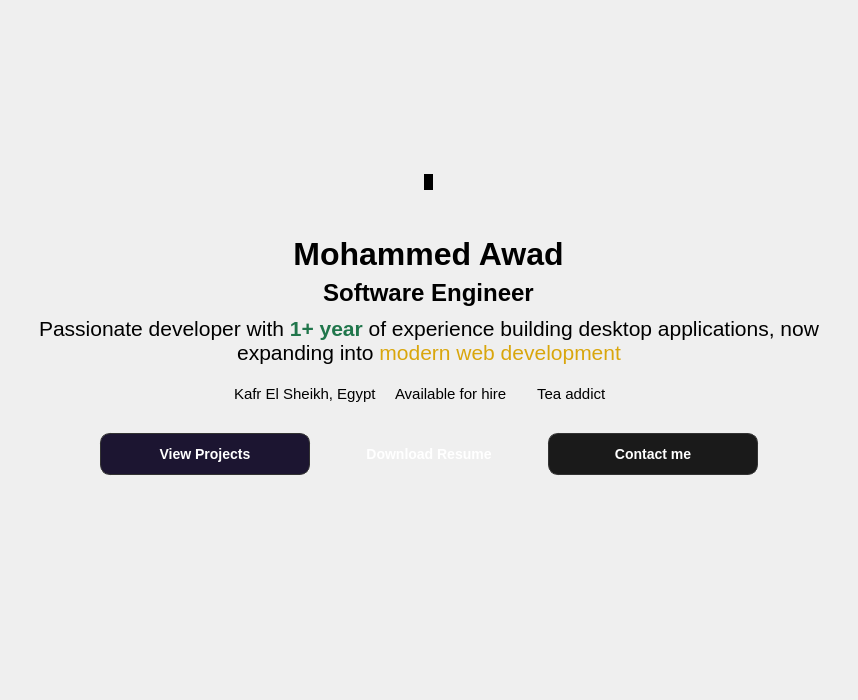
                      <widget class="QWidget" name="firstPageFrame" native="true">
                       <property name="minimumSize">
                        <size>
                         <width>0</width>
                         <height>700</height>
                        </size>
                       </property>
                       <property name="styleSheet">
                        <string notr="true">QWidget#firstPageFrame {
    background: qlineargradient(
        x1: 0, y1: 0,
        x2: 0, y2: 1,
        stop: 0.2     #1a2c5e,   /* Deep navy (top) */
        stop: 0.5   #1f2c5f,   /* Mid transition blue */
        stop: 1    #402281    /* Rich deep royal purple (bottom) */
    );
    border: none;
}</string>
                       </property>
                       <layout class="QVBoxLayout" name="verticalLayout_20">
                        <property name="topMargin">
                         <number>9</number>
                        </property>
                        <item>
                         <spacer name="verticalSpacer_7">
                          <property name="orientation">
                           <enum>Qt::Orientation::Vertical</enum>
                          </property>
                          <property name="sizeHint" stdset="0">
                           <size>
                            <width>20</width>
                            <height>40</height>
                           </size>
                          </property>
                         </spacer>
                        </item>
                        <item alignment="Qt::AlignmentFlag::AlignHCenter|Qt::AlignmentFlag::AlignVCenter">
                         <widget class="QLabel" name="label_6">
                          <property name="maximumSize">
                           <size>
                            <width>200</width>
                            <height>200</height>
                           </size>
                          </property>
                          <property name="styleSheet">
                           <string notr="true">border: 1px solid ;
    border-radius: 100px;
background-color: rgb(0, 0, 0);</string>
                          </property>
                          <property name="text">
                           <string/>
                          </property>
                          <property name="pixmap">
                           <pixmap>../Qss/icons/me.png</pixmap>
                          </property>
                          <property name="scaledContents">
                           <bool>true</bool>
                          </property>
                         </widget>
                        </item>
                        <item>
                         <spacer name="verticalSpacer_5">
                          <property name="orientation">
                           <enum>Qt::Orientation::Vertical</enum>
                          </property>
                          <property name="sizeType">
                           <enum>QSizePolicy::Policy::Fixed</enum>
                          </property>
                          <property name="sizeHint" stdset="0">
                           <size>
                            <width>20</width>
                            <height>40</height>
                           </size>
                          </property>
                         </spacer>
                        </item>
                        <item alignment="Qt::AlignmentFlag::AlignHCenter|Qt::AlignmentFlag::AlignTop">
                         <widget class="QLabel" name="label_7">
                          <property name="font">
                           <font>
                            <pointsize>24</pointsize>
                           </font>
                          </property>
                          <property name="text">
                           <string>&lt;strong&gt;Mohammed Awad&lt;/strong&gt;</string>
                          </property>
                          <property name="alignment">
                           <set>Qt::AlignmentFlag::AlignCenter</set>
                          </property>
                         </widget>
                        </item>
                        <item alignment="Qt::AlignmentFlag::AlignHCenter|Qt::AlignmentFlag::AlignTop">
                         <widget class="QLabel" name="label_18">
                          <property name="font">
                           <font>
                            <pointsize>9</pointsize>
                           </font>
                          </property>
                          <property name="text">
                           <string>&lt;html&gt;&lt;head/&gt;&lt;body&gt;&lt;h1 style=&quot; margin-top:18px; margin-bottom:12px; margin-left:0px; margin-right:0px; -qt-block-indent:0; text-indent:0px;&quot;&gt;&lt;span style=&quot; font-size:xx-large; font-weight:700;&quot;&gt;Software Engineer&lt;/span&gt;&lt;/h1&gt;&lt;/body&gt;&lt;/html&gt;</string>
                          </property>
                          <property name="alignment">
                           <set>Qt::AlignmentFlag::AlignCenter</set>
                          </property>
                         </widget>
                        </item>
                        <item alignment="Qt::AlignmentFlag::AlignHCenter|Qt::AlignmentFlag::AlignTop">
                         <widget class="QLabel" name="label_19">
                          <property name="minimumSize">
                           <size>
                            <width>836</width>
                            <height>56</height>
                           </size>
                          </property>
                          <property name="maximumSize">
                           <size>
                            <width>836</width>
                            <height>56</height>
                           </size>
                          </property>
                          <property name="font">
                           <font>
                            <pointsize>16</pointsize>
                           </font>
                          </property>
                          <property name="text">
                           <string>&lt;html&gt;&lt;head/&gt;&lt;body&gt;&lt;p&gt;Passionate developer with &lt;span style=&quot; font-weight:700; color:#20764b;&quot;&gt;1+ year&lt;/span&gt; of experience building desktop applications, now expanding into &lt;span style=&quot; color:#d9a60c;&quot;&gt;modern web development&lt;/span&gt;&lt;/p&gt;&lt;/body&gt;&lt;/html&gt;</string>
                          </property>
                          <property name="alignment">
                           <set>Qt::AlignmentFlag::AlignCenter</set>
                          </property>
                          <property name="wordWrap">
                           <bool>true</bool>
                          </property>
                         </widget>
                        </item>
                        <item>
                         <widget class="QWidget" name="widget_10" native="true">
                          <layout class="QHBoxLayout" name="horizontalLayout_15">
                           <item>
                            <spacer name="horizontalSpacer">
                             <property name="orientation">
                              <enum>Qt::Orientation::Horizontal</enum>
                             </property>
                             <property name="sizeHint" stdset="0">
                              <size>
                               <width>40</width>
                               <height>20</height>
                              </size>
                             </property>
                            </spacer>
                           </item>
                           <item>
                            <widget class="QPushButton" name="pushButton_3">
                             <property name="minimumSize">
                              <size>
                               <width>155</width>
                               <height>20</height>
                              </size>
                             </property>
                             <property name="font">
                              <font>
                               <pointsize>11</pointsize>
                               <italic>false</italic>
                               <bold>false</bold>
                               <underline>false</underline>
                               <strikeout>false</strikeout>
                              </font>
                             </property>
                             <property name="mouseTracking">
                              <bool>true</bool>
                             </property>
                             <property name="focusPolicy">
                              <enum>Qt::FocusPolicy::StrongFocus</enum>
                             </property>
                             <property name="styleSheet">
                              <string notr="true">QPushButton {
    border: none;
    background: transparent;
    padding: 0;
    margin: 0;

    color: palette(window-text);
    font: normal;
    text-align: left;
min-width:155;
    text-decoration: none;
}

QPushButton:hover {
    background: transparent;
    border: none;
}
QPushButton:pressed {
    background: transparent;
    border: none;
    padding: 0;
}
QPushButton:focus {
    outline: none;
}</string>
                             </property>
                             <property name="text">
                              <string>Kafr El Sheikh, Egypt</string>
                             </property>
                             <property name="icon">
                              <iconset resource="../Qss/icons/_icons.qrc">
                               <normaloff>:/font_awesome_solid/icons/font_awesome/solid/location-dot.png</normaloff>:/font_awesome_solid/icons/font_awesome/solid/location-dot.png</iconset>
                             </property>
                            </widget>
                           </item>
                           <item>
                            <widget class="QPushButton" name="pushButton_2">
                             <property name="minimumSize">
                              <size>
                               <width>136</width>
                               <height>20</height>
                              </size>
                             </property>
                             <property name="font">
                              <font>
                               <pointsize>11</pointsize>
                               <italic>false</italic>
                               <bold>false</bold>
                               <underline>false</underline>
                               <strikeout>false</strikeout>
                              </font>
                             </property>
                             <property name="styleSheet">
                              <string notr="true">QPushButton {
    border: none;
    background: transparent;
    padding: 0;
    margin: 0;

    color: palette(window-text);
    font: normal;
    text-align: left;
	min-width:136;
    text-decoration: none;
}

QPushButton:hover {
    background: transparent;
    border: none;
}
QPushButton:pressed {
    background: transparent;
    border: none;
    padding: 0;
}
QPushButton:focus {
    outline: none;
}</string>
                             </property>
                             <property name="text">
                              <string>Available for hire </string>
                             </property>
                             <property name="icon">
                              <iconset resource="../Qss/icons/_icons.qrc">
                               <normaloff>:/feather/icons/feather/calendar.png</normaloff>:/feather/icons/feather/calendar.png</iconset>
                             </property>
                            </widget>
                           </item>
                           <item>
                            <widget class="QPushButton" name="pushButton">
                             <property name="enabled">
                              <bool>true</bool>
                             </property>
                             <property name="minimumSize">
                              <size>
                               <width>87</width>
                               <height>20</height>
                              </size>
                             </property>
                             <property name="font">
                              <font>
                               <pointsize>11</pointsize>
                               <italic>false</italic>
                               <bold>false</bold>
                               <underline>false</underline>
                               <strikeout>false</strikeout>
                              </font>
                             </property>
                             <property name="styleSheet">
                              <string notr="true">QPushButton {
    border: none;
    background: transparent;
    padding: 0;
    margin: 0;

    color: palette(window-text);
    font: normal;
    text-align: left;
	min-width:87;
    text-decoration: none;
}

QPushButton:hover {
    background: transparent;
    border: none;
}
QPushButton:pressed {
    background: transparent;
    border: none;
    padding: 0;
}
QPushButton:focus {
    outline: none;
}</string>
                             </property>
                             <property name="text">
                              <string>Tea addict</string>
                             </property>
                             <property name="icon">
                              <iconset resource="../Qss/icons/_icons.qrc">
                               <normaloff>:/feather/icons/feather/coffee.png</normaloff>:/feather/icons/feather/coffee.png</iconset>
                             </property>
                            </widget>
                           </item>
                           <item>
                            <spacer name="horizontalSpacer_2">
                             <property name="orientation">
                              <enum>Qt::Orientation::Horizontal</enum>
                             </property>
                             <property name="sizeType">
                              <enum>QSizePolicy::Policy::Expanding</enum>
                             </property>
                             <property name="sizeHint" stdset="0">
                              <size>
                               <width>40</width>
                               <height>20</height>
                              </size>
                             </property>
                            </spacer>
                           </item>
                          </layout>
                         </widget>
                        </item>
                        <item>
                         <widget class="QWidget" name="widget_11" native="true">
                          <layout class="QHBoxLayout" name="horizontalLayout_17">
                           <property name="spacing">
                            <number>5</number>
                           </property>
                           <item>
                            <spacer name="horizontalSpacer_3">
                             <property name="orientation">
                              <enum>Qt::Orientation::Horizontal</enum>
                             </property>
                             <property name="sizeHint" stdset="0">
                              <size>
                               <width>40</width>
                               <height>20</height>
                              </size>
                             </property>
                            </spacer>
                           </item>
                           <item>
                            <widget class="QPushButton" name="HitHUP">
                             <property name="styleSheet">
                              <string notr="true">
QPushButton {
    background-color:#1c1531 ;
    color: white;
    border: 1px solid #333;
    border-radius: 10px;
    padding: 12px 24px;
    font-size: 14px;
    font-weight: 500;
    text-align: left;
    margin: 5px;
    min-width: 160px;
    max-width: 200px;
	text-align: center;
}

QPushButton:hover {
    background-color: #2a2a2a;
    border-color: #444;
    color: white;
}

QPushButton:pressed {
    background-color: #222;
    border-color: #444;
    color: white;
}
</string>
                             </property>
                             <property name="text">
                              <string>View Projects</string>
                             </property>
                             <property name="icon">
                              <iconset resource="../Qss/icons/_icons.qrc">
                               <normaloff>:/font_awesome_brands/icons/font_awesome/brands/github.png</normaloff>:/font_awesome_brands/icons/font_awesome/brands/github.png</iconset>
                             </property>
                            </widget>
                           </item>
                           <item>
                            <widget class="QPushButton" name="pushButton_6">
                             <property name="styleSheet">
                              <string notr="true">QPushButton {
    background: qlineargradient(x1:0, y1:0, x2:0, y2:1, 
                                stop:0 #5b69ff, stop:1 #8a2be2);
    color: white;
    border: none;
    border-radius: 10px;
    padding: 12px 24px;
    font-size: 14px;
    font-weight: 500;
    text-align: left;
    margin: 5px;
    min-width: 160px;
    max-width: 200px;
text-align: center;
}

QPushButton:hover {
    background: qlineargradient(x1:0, y1:0, x2:0, y2:1, 
                                stop:0 #6d7dfc, stop:1 #a333f5);
    color: white;
}

QPushButton:pressed {
    background: qlineargradient(x1:0, y1:0, x2:0, y2:1, 
                                stop:0 #4a58d8, stop:1 #701dd0);
    color: white;
}
</string>
                             </property>
                             <property name="text">
                              <string>Download Resume</string>
                             </property>
                             <property name="icon">
                              <iconset resource="../Qss/icons/_icons.qrc">
                               <normaloff>:/feather/icons/feather/download.png</normaloff>:/feather/icons/feather/download.png</iconset>
                             </property>
                            </widget>
                           </item>
                           <item>
                            <widget class="QPushButton" name="contactMe">
                             <property name="styleSheet">
                              <string notr="true">
QPushButton {
    background-color: #1a1a1a;
    color: white;
    border: 1px solid #333;
    border-radius: 10px;
    padding: 12px 24px;
    font-size: 14px;
    font-weight: 500;
    text-align: left;
    margin: 5px;
    min-width: 160px;
    max-width: 200px;
text-align: center;
}

QPushButton:hover {
    background-color: #2a2a2a;
    border-color: #444;
    color: white;
}

QPushButton:pressed {
    background-color: #222;
    border-color: #444;
    color: white;
}
</string>
                             </property>
                             <property name="text">
                              <string>Contact me</string>
                             </property>
                             <property name="icon">
                              <iconset resource="../Qss/icons/_icons.qrc">
                               <normaloff>:/material_design/icons/material_design/email.png</normaloff>:/material_design/icons/material_design/email.png</iconset>
                             </property>
                            </widget>
                           </item>
                           <item>
                            <spacer name="horizontalSpacer_4">
                             <property name="orientation">
                              <enum>Qt::Orientation::Horizontal</enum>
                             </property>
                             <property name="sizeHint" stdset="0">
                              <size>
                               <width>40</width>
                               <height>20</height>
                              </size>
                             </property>
                            </spacer>
                           </item>
                          </layout>
                         </widget>
                        </item>
                        <item>
                         <widget class="QWidget" name="widget_12" native="true">
                          <layout class="QHBoxLayout" name="horizontalLayout_18">
                           <property name="topMargin">
                            <number>0</number>
                           </property>
                           <item>
                            <spacer name="horizontalSpacer_5">
                             <property name="orientation">
                              <enum>Qt::Orientation::Horizontal</enum>
                             </property>
                             <property name="sizeHint" stdset="0">
                              <size>
                               <width>40</width>
                               <height>20</height>
                              </size>
                             </property>
                            </spacer>
                           </item>
                           <item>
                            <widget class="QPushButton" name="GItH">
                             <property name="styleSheet">
                              <string notr="true">border: none;
background: transparent;
</string>
                             </property>
                             <property name="text">
                              <string/>
                             </property>
                             <property name="icon">
                              <iconset resource="../Qss/icons/_icons.qrc">
                               <normaloff>:/font_awesome_brands/icons/font_awesome/brands/github.png</normaloff>:/font_awesome_brands/icons/font_awesome/brands/github.png</iconset>
                             </property>
                             <property name="iconSize">
                              <size>
                               <width>18</width>
                               <height>18</height>
                              </size>
                             </property>
                            </widget>
                           </item>
                           <item>
                            <widget class="QPushButton" name="Lin_2">
                             <property name="styleSheet">
                              <string notr="true">border: none;
background: transparent;
</string>
                             </property>
                             <property name="text">
                              <string/>
                             </property>
                             <property name="icon">
                              <iconset resource="../Qss/icons/_icons.qrc">
                               <normaloff>:/font_awesome_brands/icons/font_awesome/brands/linkedin.png</normaloff>:/font_awesome_brands/icons/font_awesome/brands/linkedin.png</iconset>
                             </property>
                             <property name="iconSize">
                              <size>
                               <width>18</width>
                               <height>18</height>
                              </size>
                             </property>
                            </widget>
                           </item>
                           <item>
                            <widget class="QPushButton" name="Tweter">
                             <property name="styleSheet">
                              <string notr="true">border: none;
background: transparent;
</string>
                             </property>
                             <property name="text">
                              <string/>
                             </property>
                             <property name="icon">
                              <iconset resource="../Qss/icons/_icons.qrc">
                               <normaloff>:/font_awesome_brands/icons/font_awesome/brands/x-twitter.png</normaloff>:/font_awesome_brands/icons/font_awesome/brands/x-twitter.png</iconset>
                             </property>
                             <property name="iconSize">
                              <size>
                               <width>18</width>
                               <height>18</height>
                              </size>
                             </property>
                            </widget>
                           </item>
                           <item>
                            <spacer name="horizontalSpacer_6">
                             <property name="orientation">
                              <enum>Qt::Orientation::Horizontal</enum>
                             </property>
                             <property name="sizeHint" stdset="0">
                              <size>
                               <width>40</width>
                               <height>20</height>
                              </size>
                             </property>
                            </spacer>
                           </item>
                          </layout>
                         </widget>
                        </item>
                        <item>
                         <spacer name="verticalSpacer_8">
                          <property name="orientation">
                           <enum>Qt::Orientation::Vertical</enum>
                          </property>
                          <property name="sizeHint" stdset="0">
                           <size>
                            <width>20</width>
                            <height>40</height>
                           </size>
                          </property>
                         </spacer>
                        </item>
                       </layout>
                      </widget>
